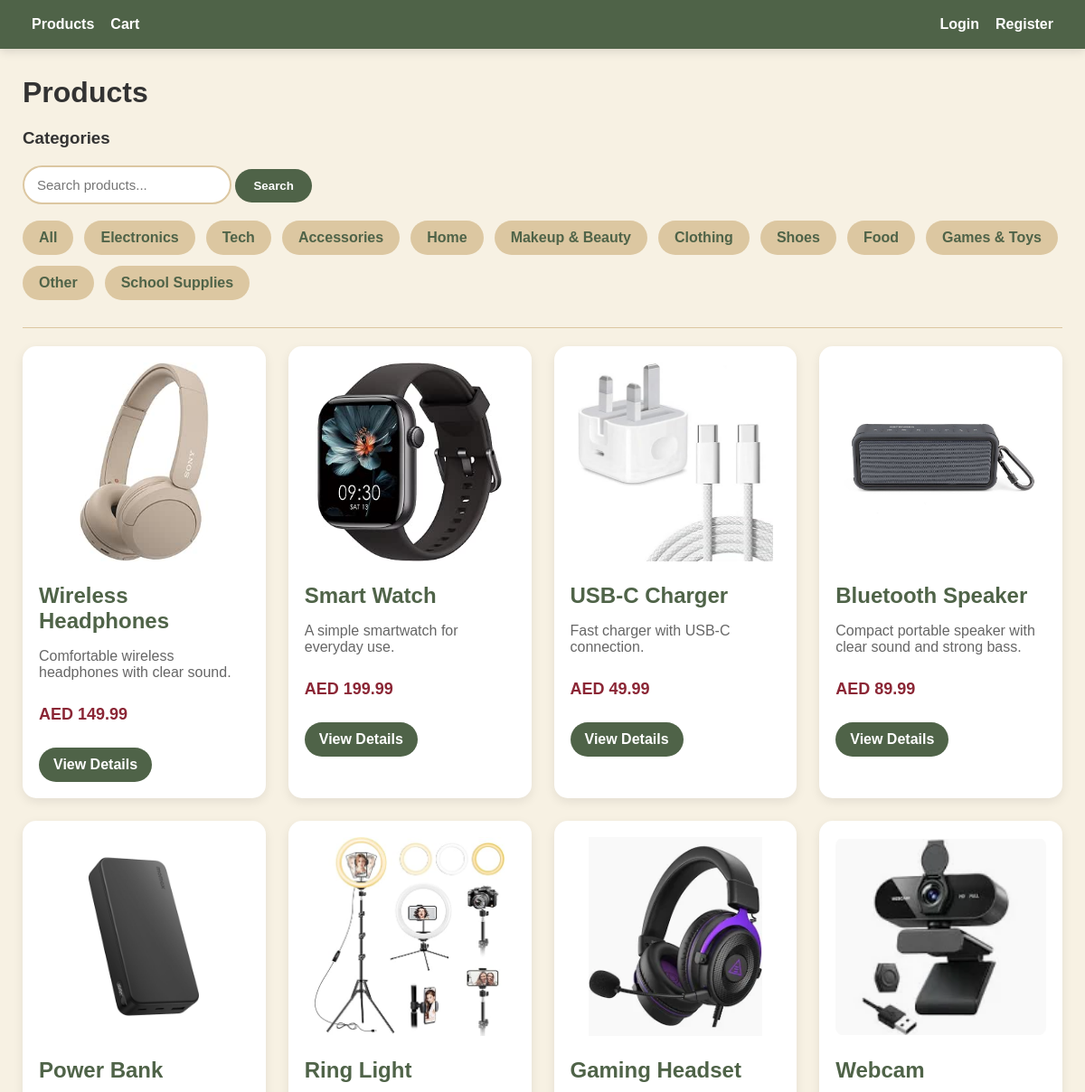
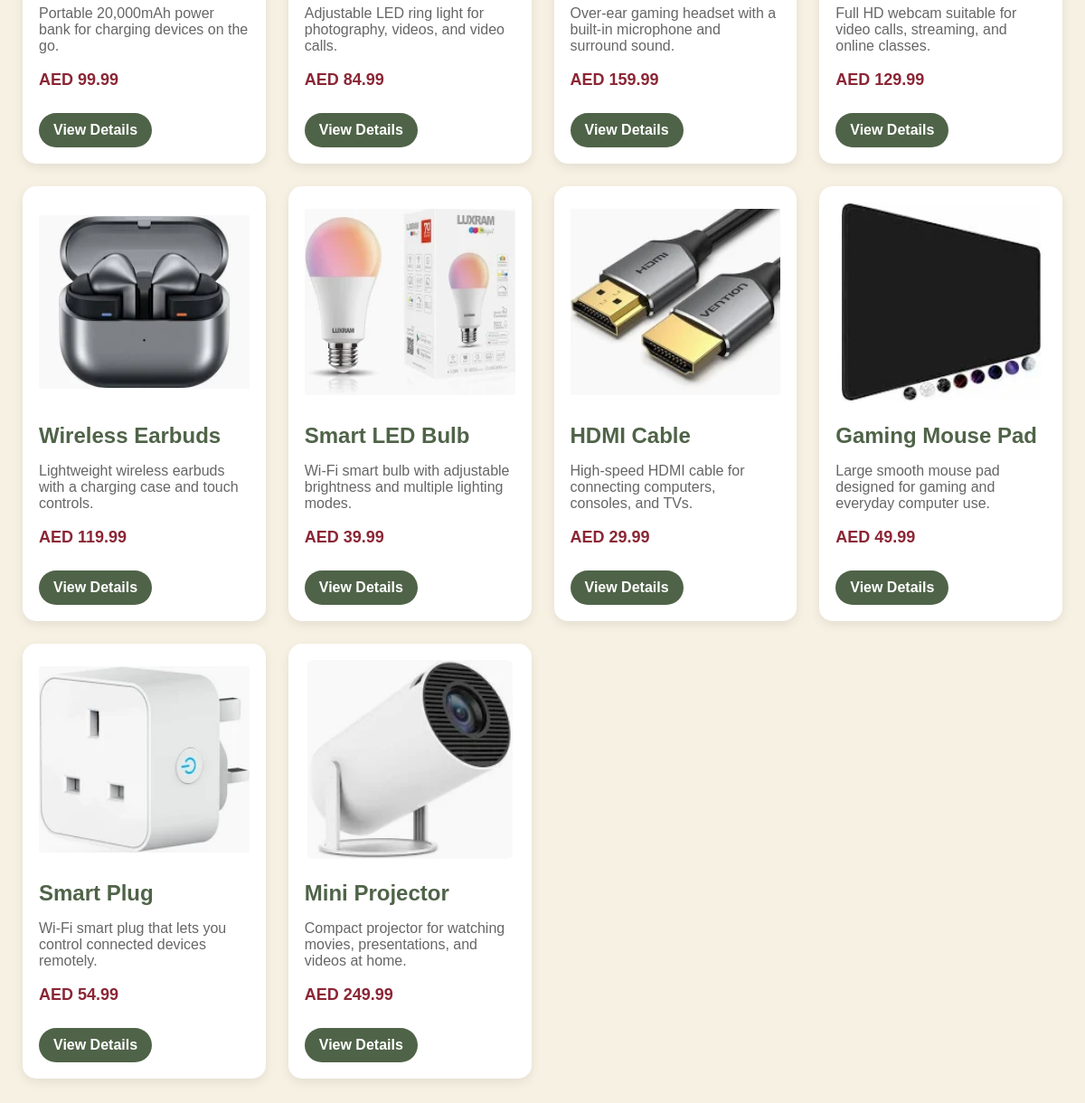
The page /products/?category=Electronics on the database its author committed (2 pictures, top to bottom).
### store/models.py (models this page shows, shortened)
class Product(models.Model):
    name = models.CharField(max_length=200)
    description = models.TextField()
    price = models.DecimalField(max_digits=10, decimal_places=2)
    image = models.ImageField(upload_to="products/", blank=True, null=True)
    category = models.CharField(
    max_length=100,
    choices=[
        ("Electronics", "Electronics"),
        ("Tech", "Tech"),
        ("Makeup & Beauty", "Makeup & Beauty"),
        ("Clothing", "Clothing"),
        ("Shoes", "Shoes"),
        ("Food", "Food"),
        ("Games & Toys", "Games & Toys"),
        ("Home", "Home"),
        ("Accessories", "Accessories"),
        ("School Supplies", "School Supplies"),
        ("Other", "Other"),
    ],
    default="Other"
)

### store/views.py (the view)
# urls.py: path("", lambda request: redirect("product_list")),
def product_list(request):
    category = request.GET.get("category")
    search = request.GET.get("search")
    products = Product.objects.all()
    if category:
        products = products.filter(category=category)
    if search:
        products = products.filter(name__icontains=search)
    categories = Product.objects.values_list(
        "category", flat=True
    ).distinct()
    favorite_product_ids = []
    if request.user.is_authenticated:
        favorite_product_ids = list(
            Favorite.objects.filter(
                user=request.user
            ).values_list("product_id", flat=True)
        )
    return render(request, "products.html", {
        "products": products,
        "categories": categories,
        "search": search,
        "favorite_product_ids": favorite_product_ids,
    })

### templates/products.html (shortened to what this page needs)
{% extends "base.html" %}
{% block content %}
<h1>Products</h1>
<h3>Categories</h3>
<form method="GET" action="/products/">
    <input
        type="text"
        name="search"
        placeholder="Search products..."
        value="{{ search|default:'' }}"
    >
    <button type="submit">Search</button>
</form>
<div class="categories">
    <a href="/products/" class="category-link">All</a>
    {% for category in categories %}
        <a
            href="/products/?category={{ category|urlencode }}"
            class="category-link"
        >
            {{ category }}
        </a>
    {% endfor %}
</div>
<hr>
<div class="products-grid">
    {% for product in products %}
        <div class="product-card">
            {% if product.image %}
                <img
                    src="{{ product.image.url }}"
                    alt="{{ product.name }}"
                >
            {% endif %}
            <div class="product-info">
                <h2>{{ product.name }}</h2>
                <p class="product-description">
                    {{ product.description }}
                </p>
                <p class="product-price">
                    AED {{ product.price }}
                </p>
                <div class="product-actions">
                    <a
                        class="view-button"
                        href="/products/{{ product.id }}/"
                    >
                        View Details
                    </a>
                </div>
            </div>
        </div>
    {% endfor %}
</div>
{% endblock %}

### static/css/style.css (style rules this page uses)
* { box-sizing: border-box; }
body { margin: 0; font-family: Arial, sans-serif; background: #F7F1E3; color: #333; }
hr { margin: 20px 0; border: none; border-top: 1px solid #DCC7A1; }
input[type="text"], input[type="password"], input[type="email"] { padding: 11px 14px; border: 2px solid #DCC7A1; border-radius: 25px; font-size: 15px; outline: none; }
button { padding: 11px 20px; border: none; border-radius: 25px; background: #4F6348; color: white; font-weight: bold; cursor: pointer; transition: all 0.2s ease; }
.categories { display: flex; flex-wrap: wrap; gap: 12px; margin: 18px 0 30px; }
.category-link { display: inline-block; background: #DCC7A1; color: #4F6348; padding: 10px 18px; border-radius: 25px; text-decoration: none; font-weight: bold; transition: all 0.2s ease; }
.products-grid { display: grid; grid-template-columns: repeat(auto-fit, minmax(220px, 1fr)); gap: 25px; }
.product-card { background: white; border-radius: 15px; padding: 18px; box-shadow: 0 4px 12px rgba(0, 0, 0, 0.08); transition: transform 0.2s ease, box-shadow 0.2s ease; }
.product-card img { width: 100%; height: 220px; object-fit: contain; border-radius: 10px; }
.product-info h2 { color: #4F6348; margin-bottom: 8px; }
.product-description { color: #666; min-height: 45px; }
.product-price { font-size: 18px; font-weight: bold; color: #8B2635; }
.view-button { display: inline-block; background: #4F6348; color: white !important; padding: 10px 16px; border-radius: 25px; margin-top: 8px; text-decoration: none; font-weight: bold; transition: all 0.2s ease; }

### rows shown on the page
Product: image (picture), name "Wireless Headphones", description "Comfortable wireless headphones with clear sound.", price "149.99"
Product: image (picture), name "Smart Watch", description "A simple smartwatch for everyday use.", price "199.99"
Product: image (picture), name "USB-C Charger", description "Fast charger with USB-C connection.", price "49.99"
Product: image (picture), name "Bluetooth Speaker", description "Compact portable speaker with clear sound and strong bass.", price "89.99"
Product: image (picture), name "Power Bank", description "Portable 20,000mAh power bank for charging devices on the go.", price "99.99"
Product: image (picture), name "Ring Light", description "Adjustable LED ring light for photography, videos, and video calls.", price "84.99"
Product: image (picture), name "Gaming Headset", description "Over-ear gaming headset with a built-in microphone and surround sound.", price "159.99"
Product: image (picture), name "Webcam", description "Full HD webcam suitable for video calls, streaming, and online classes.", price "129.99"
Product: image (picture), name "Wireless Earbuds", description "Lightweight wireless earbuds with a charging case and touch controls.", price "119.99"
Product: image (picture), name "Smart LED Bulb", description "Wi-Fi smart bulb with adjustable brightness and multiple lighting modes.", price "39.99"
Product: image (picture), name "HDMI Cable", description "High-speed HDMI cable for connecting computers, consoles, and TVs.", price "29.99"
Product: image (picture), name "Gaming Mouse Pad", description "Large smooth mouse pad designed for gaming and everyday computer use.", price "49.99"
Product: image (picture), name "Smart Plug", description "Wi-Fi smart plug that lets you control connected devices remotely.", price "54.99"
Product: image (picture), name "Mini Projector", description "Compact projector for watching movies, presentations, and videos at home.", price "249.99"

### other values the page prints
{{ category }} "Electronics" "Tech" "Accessories" "Home" "Makeup & Beauty" "Clothing" "Shoes" "Food" "Games & Toys" "Other" "School Supplies"
